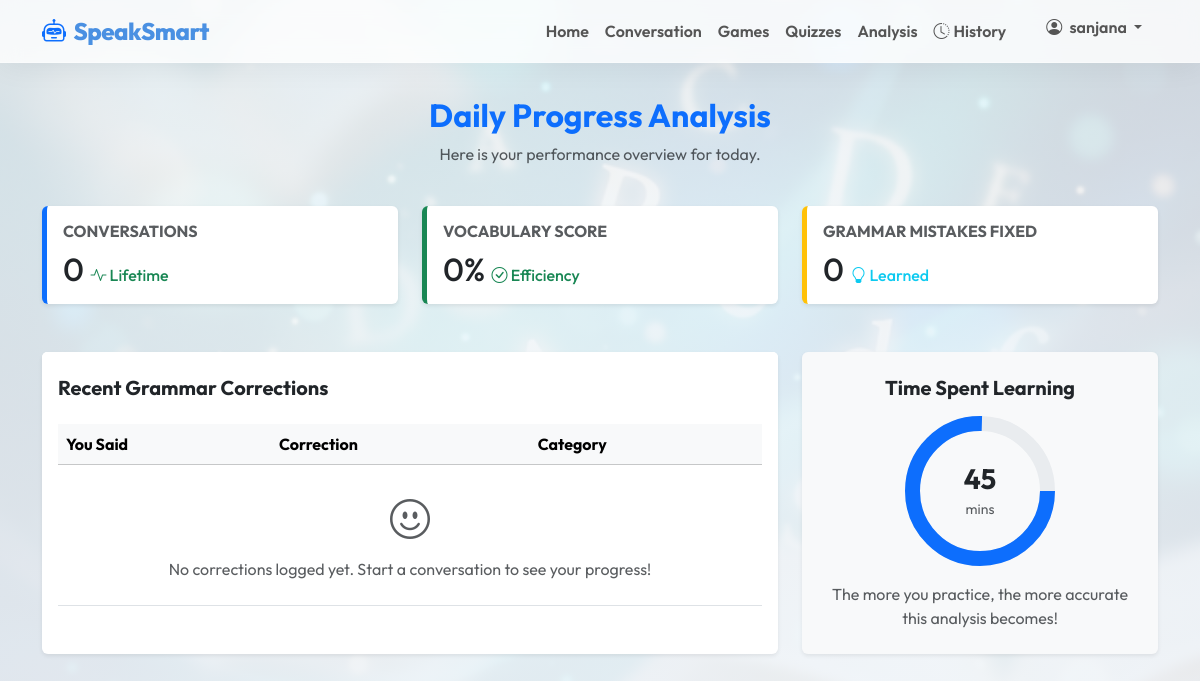
Page /analysis/ (signed in) on the earlier database version.
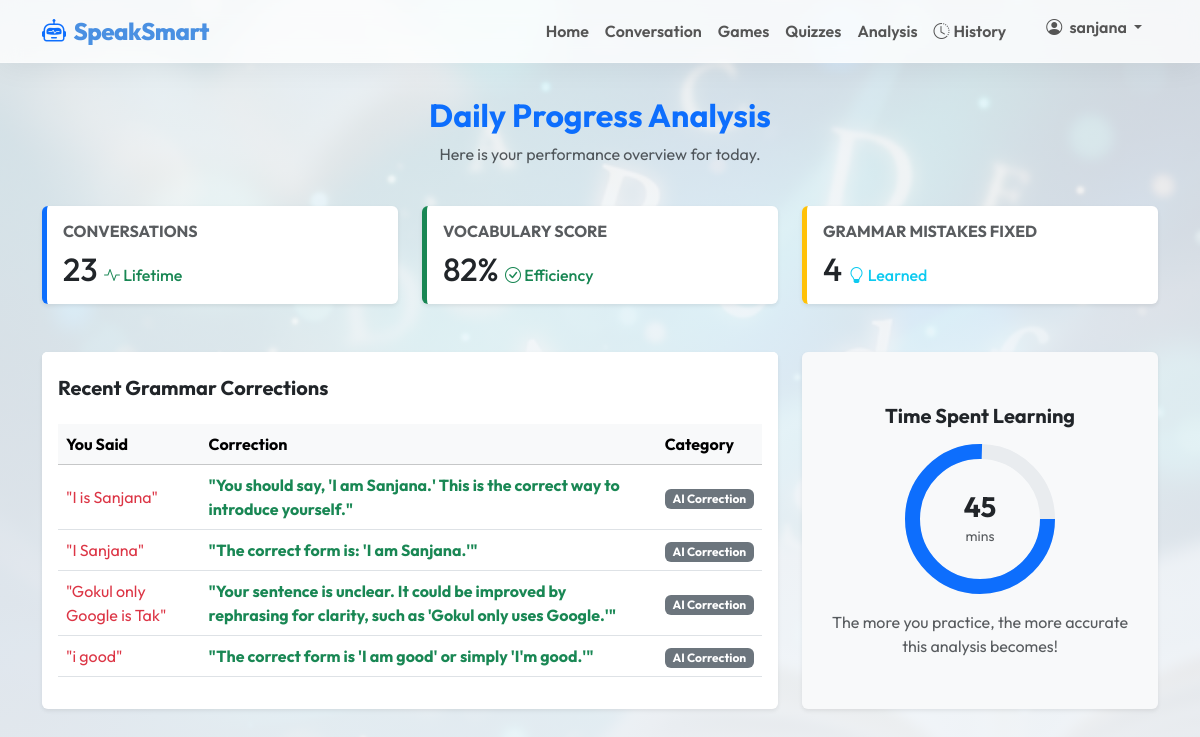
Same page on the later database version.
### core/models.py (models this page shows, shortened)
class UserInteraction(models.Model):
    user = models.ForeignKey(User, on_delete=models.CASCADE)
    timestamp = models.DateTimeField(auto_now_add=True)
    user_text = models.TextField()
    ai_response = models.TextField()
    corrections = models.TextField(default="None")
    is_mistake = models.BooleanField(default=False)

### core/views.py (the view)
# urls.py: path('analysis/', views.analysis, name='analysis'),
@login_required
def analysis(request):
    interactions = UserInteraction.objects.filter(user=request.user).order_by('-timestamp')
    total_conversations = interactions.count()
    mistakes = interactions.filter(is_mistake=True)
    total_mistakes = mistakes.count()
    if total_conversations > 0:
        accuracy = int(((total_conversations - total_mistakes) / total_conversations) * 100)
    else:
        accuracy = 0
    context = {
        'total_conversations': total_conversations,
        'accuracy': accuracy,
        'mistakes_fixed': total_mistakes,
        'mistakes': interactions.filter(is_mistake=True)[:10], # Show last 10 mistakes
    }
    return render(request, 'analysis.html', context)

### templates/analysis.html (shortened to what the changed rows need)
{% extends 'base.html' %}
{% block content %}
<div class="row mb-4">
    <div class="col-12 text-center">
        <h2 class="text-primary fw-bold">Daily Progress Analysis</h2>
    </div>
</div>
<div class="row g-4 mb-5">
    <div class="col-md-4">
        <div class="card shadow-sm border-0 border-start border-primary border-5 h-100">
            <div class="card-body">
                <h6 class="text-uppercase text-muted fw-bold mb-2">Conversations</h6>
                <h2 class="text-dark mb-0">{{ total_conversations }} <small class="fs-6 text-success"><i
                            class="bi bi-activity"></i> Lifetime</small></h2>
            </div>
        </div>
    </div>
    <div class="col-md-4">
        <div class="card shadow-sm border-0 border-start border-success border-5 h-100">
            <div class="card-body">
                <h6 class="text-uppercase text-muted fw-bold mb-2">Vocabulary Score</h6>
                <h2 class="text-dark mb-0">{{ accuracy }}% <small class="fs-6 text-success"><i
                            class="bi bi-check-circle"></i>
                        Efficiency</small></h2>
            </div>
        </div>
    </div>
    <div class="col-md-4">
        <div class="card shadow-sm border-0 border-start border-warning border-5 h-100">
            <div class="card-body">
                <h6 class="text-uppercase text-muted fw-bold mb-2">Grammar Mistakes Fixed</h6>
                <h2 class="text-dark mb-0">{{ mistakes_fixed }} <small class="fs-6 text-info"><i
                            class="bi bi-lightbulb"></i>
                        Learned</small></h2>
            </div>
        </div>
    </div>
</div>
<div class="row g-4">
    <div class="col-md-8">
        <div class="card shadow-sm border-0 h-100">
            <div class="card-body">
                <div class="table-responsive">
                    <table class="table table-hover align-middle">
                        <thead class="table-light">
                            <tr>
                                <th>You Said</th>
                                <th>Correction</th>
                                <th>Category</th>
                            </tr>
                        </thead>
                        <tbody>
                            {% if mistakes %}
                            {% for m in mistakes %}
                            <tr>
                                <td class="text-danger">"{{ m.user_text }}"</td>
                                <td class="text-success fw-bold">"{{ m.corrections }}"</td>
                                <td><span class="badge bg-secondary">AI Correction</span></td>
                            </tr>
                            {% endfor %}
                            {% else %}
                            <tr>
                                <td colspan="3" class="text-center text-muted py-4">
                                    <i class="bi bi-emoji-smile fs-1 d-block mb-2"></i>
                                    No corrections logged yet. Start a conversation to see your progress!
                                </td>
                            </tr>
                            {% endif %}
                        </tbody>
                    </table>
                </div>
            </div>
        </div>
    </div>
    <div class="col-md-4">
        <div
            class="card shadow-sm border-0 h-100 bg-light text-center d-flex flex-column justify-content-center align-items-center p-4">
            <div class="position-relative d-inline-block">
                <svg width="150" height="150" viewBox="0 0 100 100" class="d-block mx-auto">
                    <circle cx="50" cy="50" r="45" fill="none" stroke="#e9ecef" stroke-width="10" />
                    <circle cx="50" cy="50" r="45" fill="none" stroke="#0d6efd" stroke-width="10" stroke-dasharray="283"
                        stroke-dashoffset="70" class="text-primary" />
                </svg>
                <div class="position-absolute top-50 start-50 translate-middle">
                    <h3 class="mb-0 fw-bold">45</h3>
                    <small class="text-muted">mins</small>
                </div>
            </div>
        </div>
    </div>
</div>
{% endblock %}

Differences in the rows shown:
added UserInteraction: user_text "I is Sanjana", corrections "You should say, 'I am Sanjana.' This is the correct way to introduce yourself."
added UserInteraction: user_text "I Sanjana", corrections "The correct form is: 'I am Sanjana.'"
added UserInteraction: user_text "Gokul only Google is Tak", corrections "Your sentence is unclear. It could be improved by rephrasing for clarity, such as 'Gokul only uses Google.'"
added UserInteraction: user_text "i good", corrections "The correct form is 'I am good' or simply 'I'm good.'"
Other differences:
{{ total_conversations }}: "0" → "23"
{{ accuracy }}: "0" → "82"
{{ mistakes_fixed }}: "0" → "4"
text no longer shown: "No corrections logged yet. Start a conversation to see your progress!"
